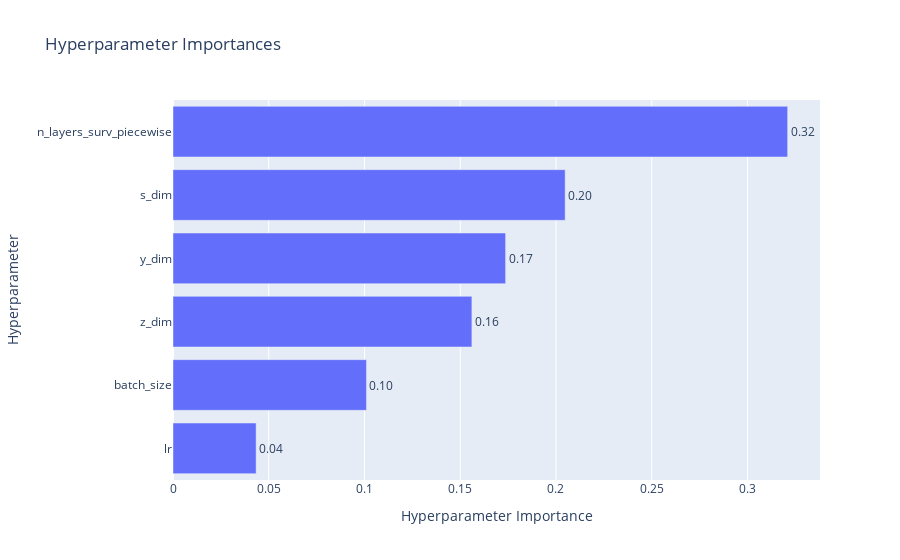

The notebook cell this image was saved under:
### Code cell
# Visualize parameter importances.
plot_param_importances(study)

### Figure 1 — Plotly figure (JSON) as saved in the notebook; plotly's stock layout.template omitted (floating-point values rounded to 4 significant figures)
{"data": [{"cliponaxis": false, "hovertemplate": ["lr (CategoricalDistribution): 0.04341487860792361<extra></extra>", "batch_size (CategoricalDistribution): 0.10103368750909228<extra></extra>", "z_dim (IntDistribution): 0.156087518611455<extra></extra>", "y_dim (IntDistribution): 0.17368963372734172<extra></extra>", "s_dim (IntDistribution): 0.2047903974840608<extra></extra>", "n_layers_surv_piecewise (CategoricalDistribution): 0.3209838840601265<extra></extra>"], "name": "Objective Value", "orientation": "h", "text": ["0.04", "0.10", "0.16", "0.17", "0.20", "0.32"], "textposition": "outside", "type": "bar", "x": [0.04341, 0.101, 0.1561, 0.1737, 0.2048, 0.321], "y": ["lr", "batch_size", "z_dim", "y_dim", "s_dim", "n_layers_surv_piecewise"]}], "layout": {"title": {"text": "Hyperparameter Importances"}, "xaxis": {"title": {"text": "Hyperparameter Importance"}}, "yaxis": {"title": {"text": "Hyperparameter"}}}}
